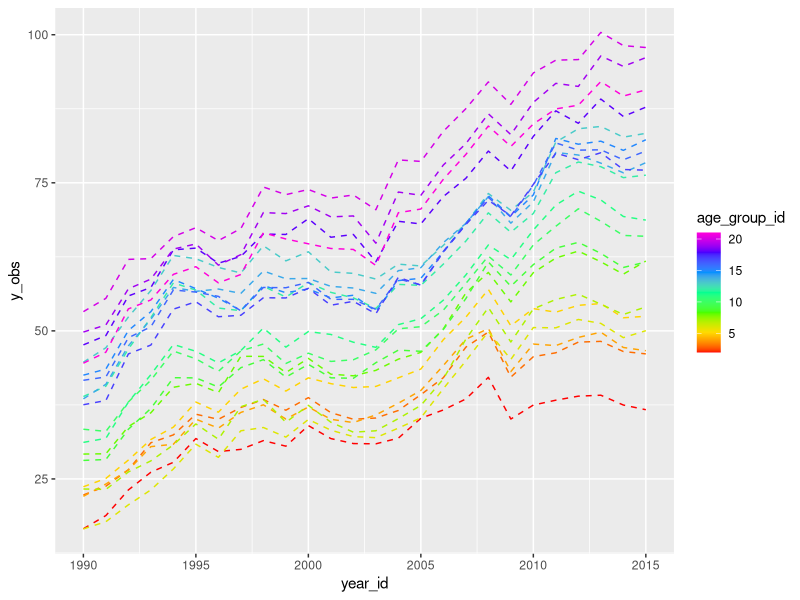
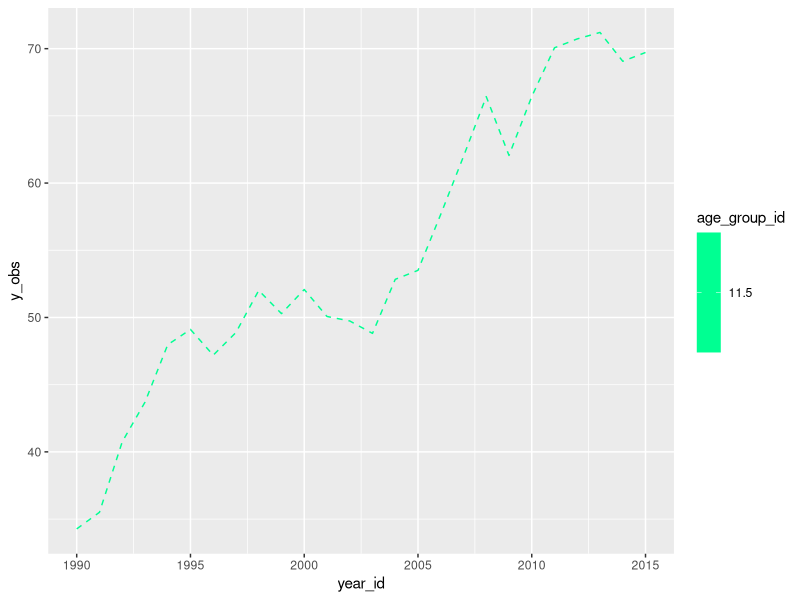
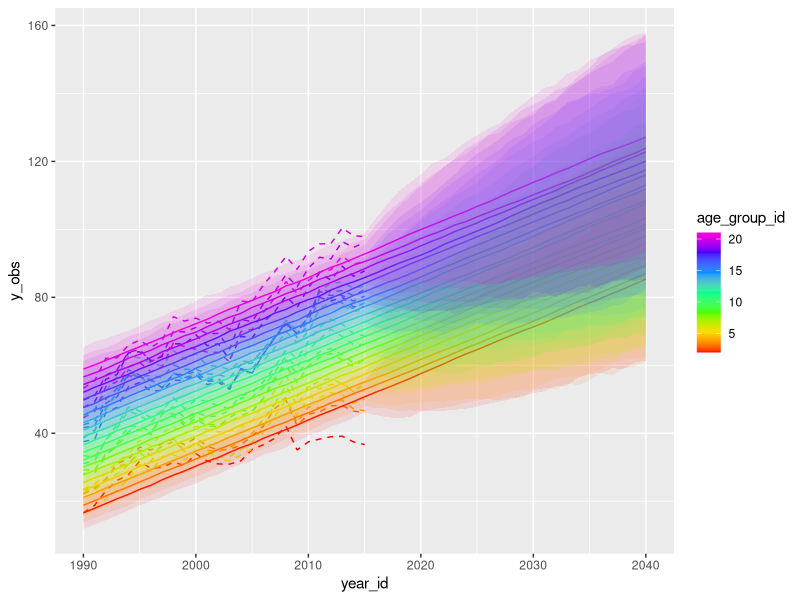
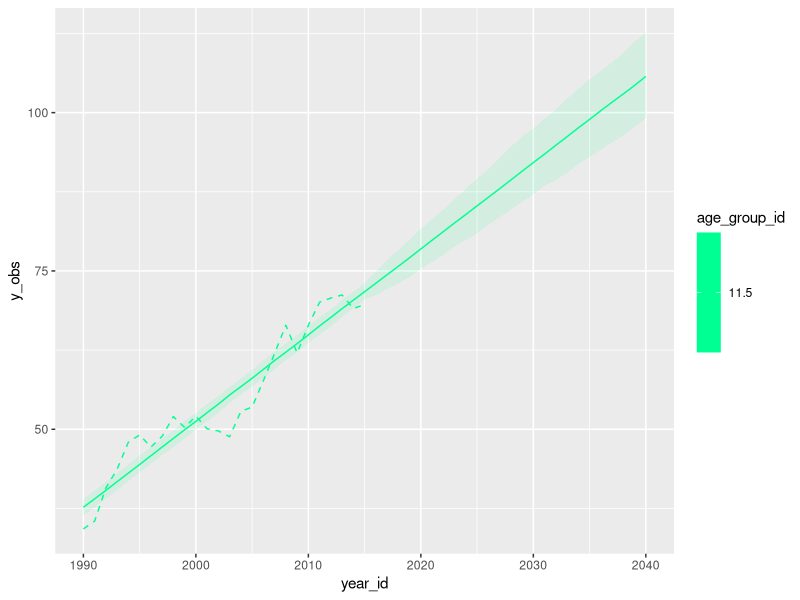
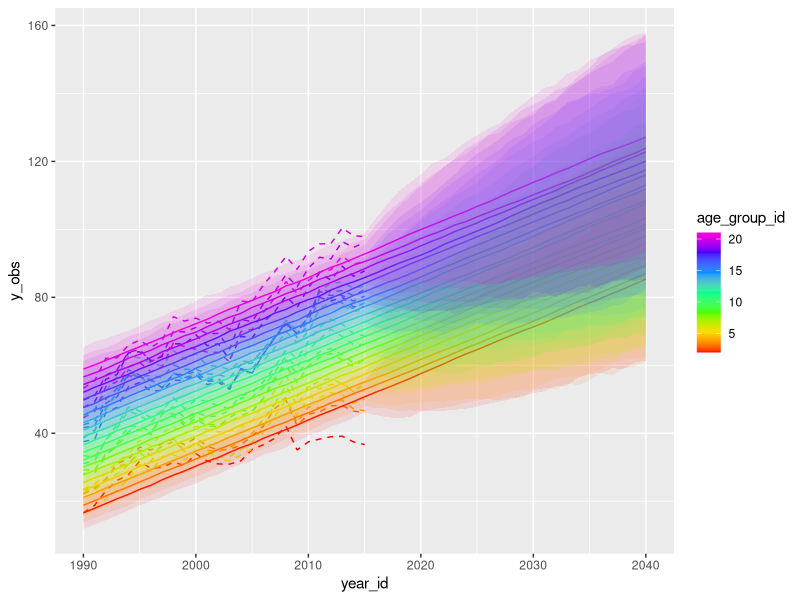
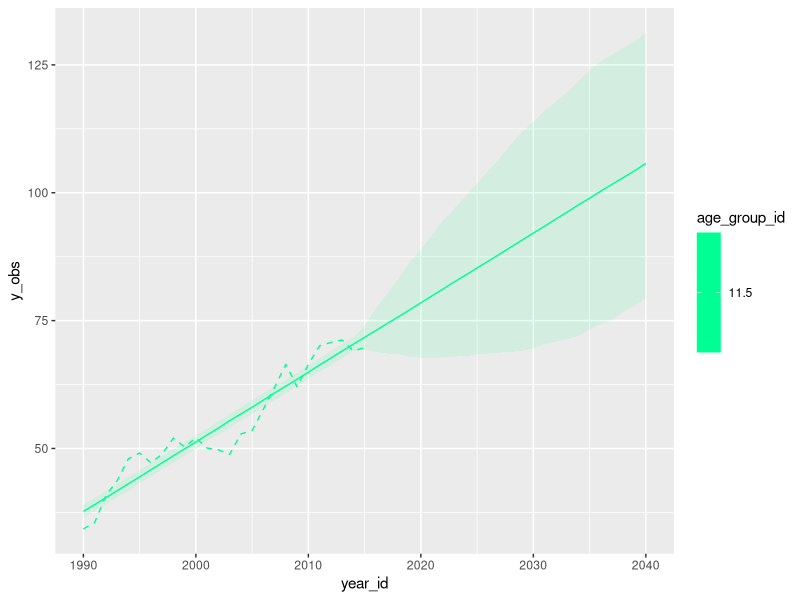

The R script that drew these images, in order:
rm(list=ls())
library(mvtnorm)
library(ggplot2)
library(data.table)
library(dplyr)
library(MASS)
set.seed(123)

Q_ar1 <- function(N, sigma, rho){
    Q <- matrix(0, nrow=N, ncol=N)
    Q[1,1] <- 1.
    for(i in 2:N){
        Q[i,i] <- 1 + rho**2
        Q[i-1,i] <- -1 * rho
        Q[i,i-1] <- -1 * rho
    }
    Q[N,N] <- 1.
    (1 / sigma**2) * Q
}

RW <- function(N, sigma, burn_in=1){
    time_series <- rnorm(N, mean=0, sd=sigma)
    for(i in (burn_in + 1):N){
        time_series[i] <- rnorm(1, mean=time_series[i-1], sd=sigma)
    }
    return(time_series)
}

RW_draws <- function(draws, N, sigma, burn_in=1){
    sapply(1:draws, function(x) RW(N, sigma, burn_in))
}

time_plot <- function(df, title=""){
    p <- ggplot(df, aes(year_id, y_obs, group=age_group_id, 
                            colour=age_group_id, fill=age_group_id)) +
        geom_path(linetype="dashed", na.rm=T) +
        scale_color_gradientn(colors=rainbow(7)) +
        scale_fill_gradientn(colors=rainbow(7))
    if("y_pred" %in% names(df)){
        p <- p + geom_line(data=df, aes(x=year_id, y=y_pred, 
                                        colour=age_group_id, 
                                        group=age_group_id))
    }
    if("y_lower" %in% names(df)){
        p <- p + geom_ribbon(aes(ymin=y_lower, ymax=y_upper), alpha=0.1, linetype="blank")
    }
    p
}

age_avg <- function(df){
    df_avg <- df[,lapply(.SD, mean), by=year_id]
    df_avg$y_pred <- apply(df_avg[,new_cols, with=F], 1, mean)
    df_avg$y_lower <- apply(df_avg[,new_cols, with=F], 1, quantile, .025)
    df_avg$y_upper <- apply(df_avg[,new_cols, with=F], 1, quantile, .975)
    df_avg
}

age_group_id <- 2:21 # age groups
time_points <- 1990:2015 # number of time points 
forecasting_time_points <- 1990:2040 # forcasted time series
A_ <- length(age_group_id)
T_ <- length(forecasting_time_points)
train_years <- length(time_points)

rho_time <- .98 # correlation over time
rho_age <- .95 # correlation over age
sigma_age <- 1
sigma_time <- 1

Q_age <- Q_ar1(length(age_group_id), sigma_age, rho_age) # precision matrix for age
dimnames(Q_age) <- list(age_group_id, age_group_id)
Q_time <- Q_ar1(length(time_points), sigma_time, rho_time) # precision matrix for time
dimnames(Q_time) <- list(time_points, time_points)

Q <- kronecker(Q_age, Q_time, make.dimnames=TRUE) # joint precision matrix
df <- as.data.table(expand.grid(year_id=time_points, age_group_id=age_group_id))

B_time <- 2 # beta on time
B_age <- 2 # beta on age
B0 <- -1990 * 2 # intercept

# observe values which have correlated error
df$y_obs <- B0 + B_time * df$year_id + B_age * df$age_group_id + 
    c(rmvnorm(1, sigma=solve(Q)))

# plot age specific
time_plot(df)

# plot average across ages
time_plot(df[,lapply(.SD, mean), by=year_id])

# fit a model
lm1 <- lm(y_obs ~ year_id + age_group_id, data=df)
summary(lm1)

# lets forecast now with a RW on the residuals independent for each age
df$res <- lm1$res
df$y_hat <- lm1$fitted.values
df[, lag.res:=c(NA, res[-.N]), by=age_group_id]
df[, delta.res:=res - lag.res]

rw_df <- df[,list(sigma.rw=sd(delta.res, na.rm=TRUE)), by=age_group_id]

draws <- 1000
df_forecast <- as.data.table(expand.grid(year_id=forecasting_time_points, 
                                         age_group_id=age_group_id))

sim_draws <- do.call(rbind, lapply(rw_df$sigma.rw, function(x)
    RW_draws(draws, T_, x, length(time_points)))) + 
    df_forecast$year_id * lm1$coefficients[2] + lm1$coefficients[1] + 
    df_forecast$age_group_id * lm1$coefficients[3]

new_cols <- paste0("draw", 1:draws)
dimnames(sim_draws) <- list(NULL, new_cols)

df_forecast <- cbind(df_forecast, sim_draws)


# how do I do this in data table?
df_forecast[,y_pred:=rowMeans(.SD), .SDcols=new_cols]
df_forecast$y_lower <- apply(sim_draws, 1, quantile, .025)
df_forecast$y_upper <- apply(sim_draws, 1, quantile, .975)

df_forecast <- as.data.table(left_join(df_forecast, df))

time_plot(df_forecast)

dff_bad <- age_avg(df_forecast)
time_plot(dff_bad)

df_forecast <- as.data.table(expand.grid(year_id=forecasting_time_points, 
                                         age_group_id=age_group_id))
start_points <- 0:(A_ - 1) * T_ + 1
end_points <- 1:A_ * T_
sim_draw_list <- lapply(1:A_, function(i) 
    sim_draws[start_points[i]:end_points[i],])


# how correlated is the age data in the past?
past_data <- matrix(df$y_obs, nrow=train_years)
age_corr <- median(sapply(2:ncol(past_data), function(x) 
    cor(past_data[,x], past_data[,x-1])))


X_age <- t(sapply(sim_draw_list, colSums))
corr_mat_age <- age_corr**abs(outer(0:(A_-1), 0:(A_-1), "-"))
mvdat <- t(mvrnorm(n=draws, mu=0 * 1:A_, Sigma=corr_mat_age, empirical=TRUE))
ranks <- t(apply(mvdat, 1, rank, ties.method="first"))
sorted_X_age <- t(apply(X_age, 1, function(x) sort(x, index.return=TRUE)$ix))
sorted_age_sims <- lapply(1:A_, function(x) 
    sim_draw_list[[x]][,sorted_X_age[x,]])

age_time_corr_X <- lapply(1:A_, function(x)
    sorted_age_sims[[x]][,ranks[x,]])

sim_draws_corr <- do.call(rbind, age_time_corr_X)
dimnames(sim_draws_corr) <- list(NULL, new_cols)
df_forecast <- cbind(df_forecast, sim_draws_corr)


# how do I do this in data table?
df_forecast[,y_pred:=rowMeans(.SD), .SDcols=new_cols]
df_forecast$y_lower <- apply(sim_draws, 1, quantile, .025)
df_forecast$y_upper <- apply(sim_draws, 1, quantile, .975)

df_forecast <- as.data.table(left_join(df_forecast, df))

# show past data here too
time_plot(df_forecast)

dff <- age_avg(df_forecast)

time_plot(dff)

